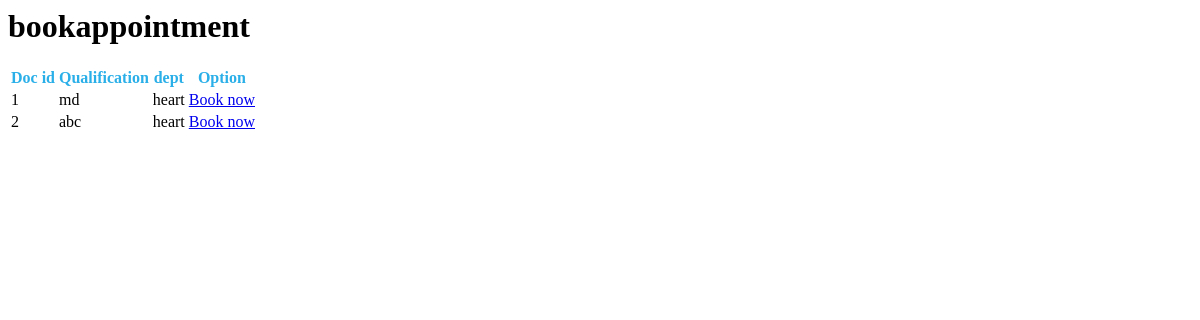
The app's page /bookappointment/, older data.
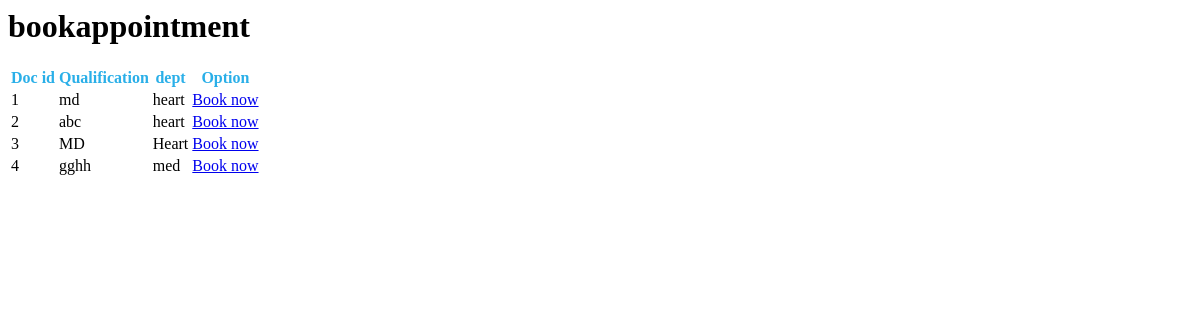
The same page, newer data.
### ODBS/models.py (models this page shows, shortened)
class Doctor(models.Model):
    user=models.ForeignKey(User,on_delete=models.CASCADE)
    docid=models.BigAutoField(primary_key=True)
    contactno=models.CharField(max_length=50,null=True)
    qualification=models.CharField(max_length=50,null=True)
    specialist=models.CharField(max_length=50,null=True)
    day1=models.CharField(max_length=10,null=True)
    day2=models.CharField(max_length=10,null=True)
    day3=models.CharField(max_length=10,null=True)
    time1=models.CharField(max_length=10,null=True)
    time2=models.CharField(max_length=10,null=True)
    time3=models.CharField(max_length=10,null=True)
    dept=models.CharField(max_length=10,null=True)

### ODBS/views.py (the view)
# urls.py: path('bookappointment/', bookappointment,name="bookappointment"),
def bookappointment(request):
    listofdoctors=Doctor.objects.all()
    return render(request,"bookappointment.html",locals())

### ODBS/Templates/bookappointment.html
<h1>bookappointment</h1>
<table id="example">
    <thead>
        <tr>
            <th style="color:#2aafe8">Doc id </th>
            <th style="color:#2aafe8">Qualification    </th>
            <th style="color:#2aafe8">dept    </th>
            <th style="color:#2aafe8">Option    </th>
        </tr>
    </thead>
    <tbody>
        {% for i in listofdoctors%}
        <tr>
            <td>{{i.docid}}</td>
            <td>{{i.qualification}}</td>
            <td>{{i.specialist}}</td>
            <td><a href="/bookdoc/{{i.docid}}" class="btn">Book now</a></td>
        </tr>
        {% endfor %}
    </tbody>
</table>

Row changes from the older to the newer data that the page shows:
added Doctor: docid "3", qualification "MD", specialist "Heart"
added Doctor: docid "4", qualification "gghh", specialist "med"
